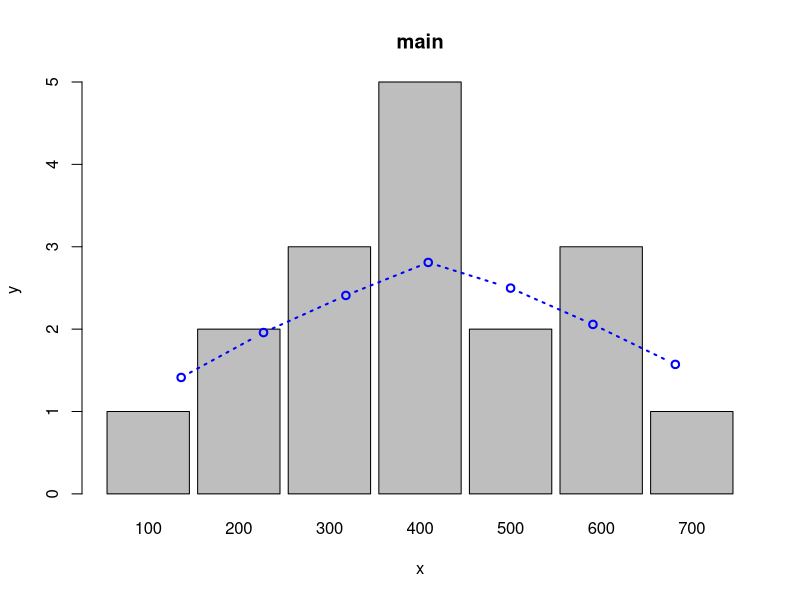
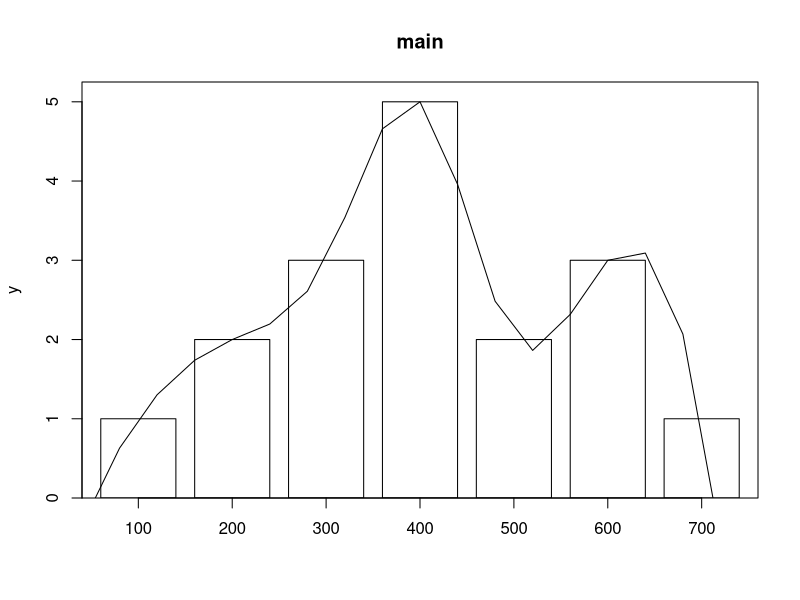

Source code (R) for these figures, in order:
# data
x <- c(1,2,3,5,2,3,1)
names <- c("100","200","300","400","500","600","700")
# plot - 1
barplot(x,names.arg=names,space=0.1,
        xlab="x",ylab="y",main="main") 
lines(lowess(x,f=1), type="b", lwd=2, lty=3, col="blue")
# plot - 2
library(plotrix) 
barp(x, names.arg=names, xlab="",ylab="y",main="main",height.at=0:5) 
lines(spline(1:7,x,xmin=0,xmax=8))
